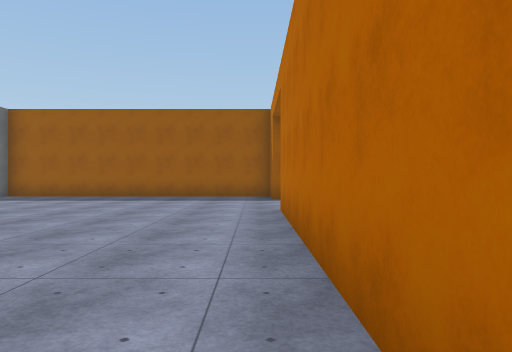
view 1 (above)

24 first-person views from a walk through a scene from a Unity 3-D project. The camera is 1.4 m above the floor, looks level and sees 70° across. The floor is counted in squares, 2 m on a side. Each view is taken from the middle of a square. On the plan, view 1 faces up. The plan holds only what a view shows up to about 11 squares ahead; the rest is blank. The place goes on beyond the plan. Surface patterns are stand-ins for the level's own textures.

view 2
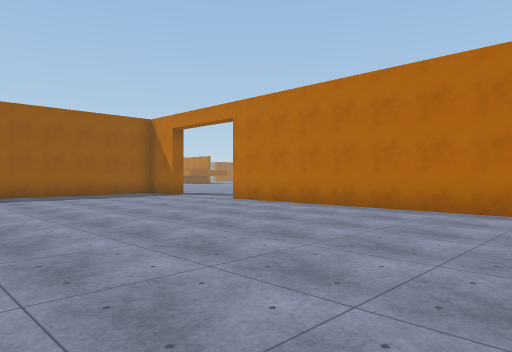

view 3
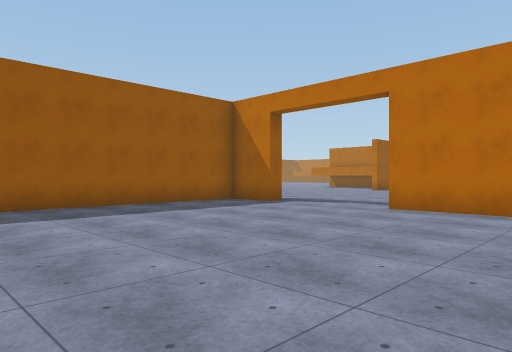

view 4
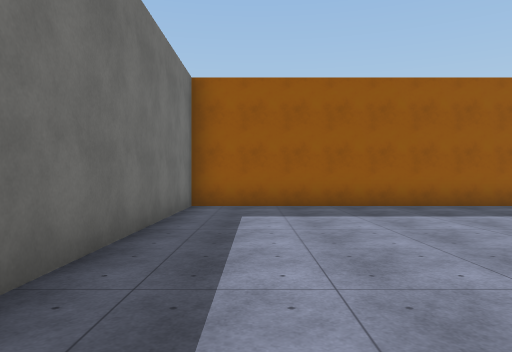

view 5
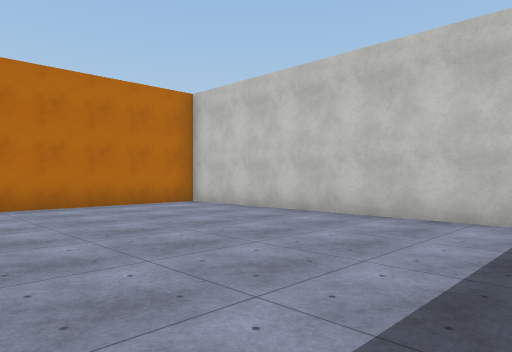

view 6
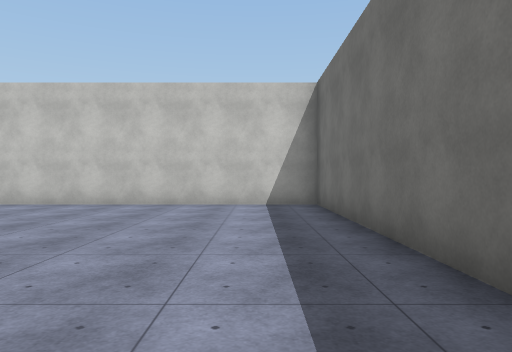

view 7
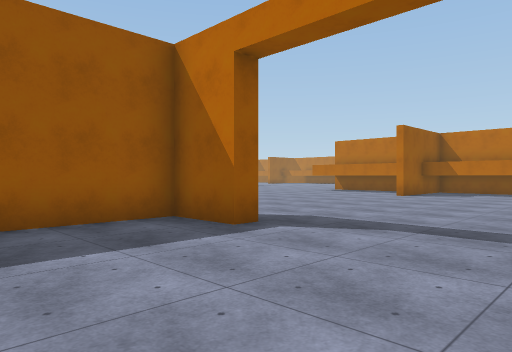

view 8
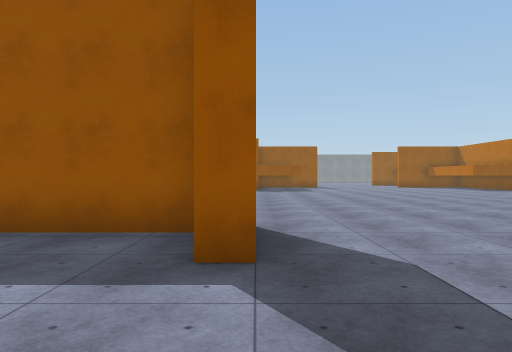

view 9
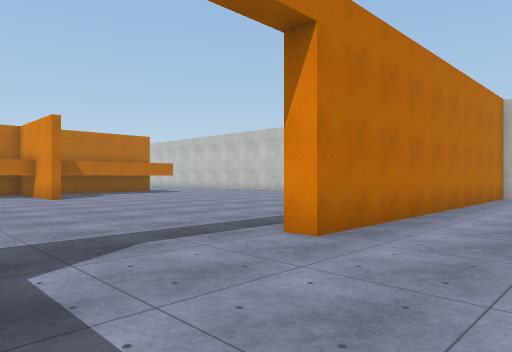

view 10
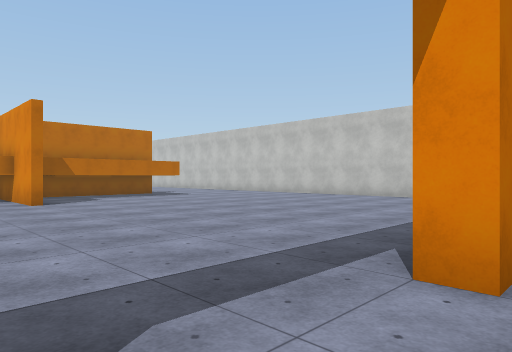

view 11
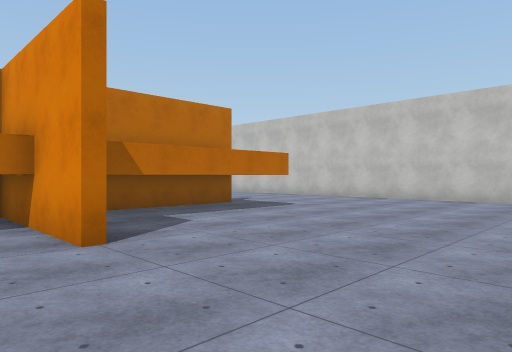

view 12
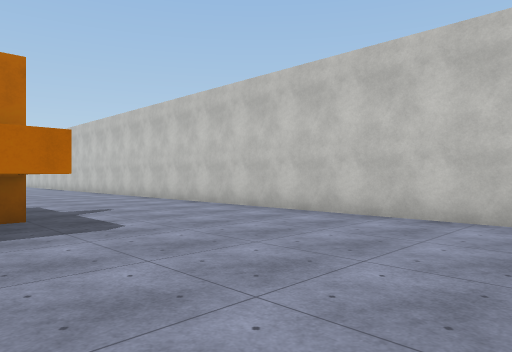

view 13
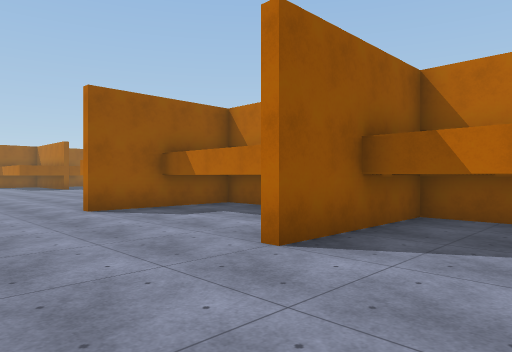

view 14
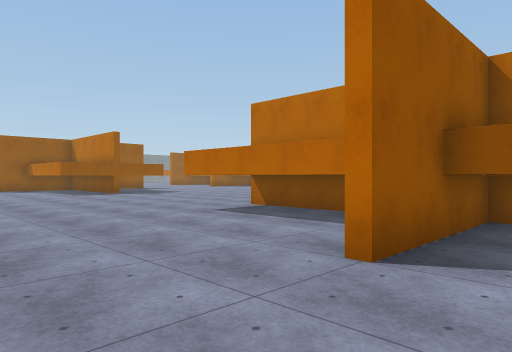

view 15
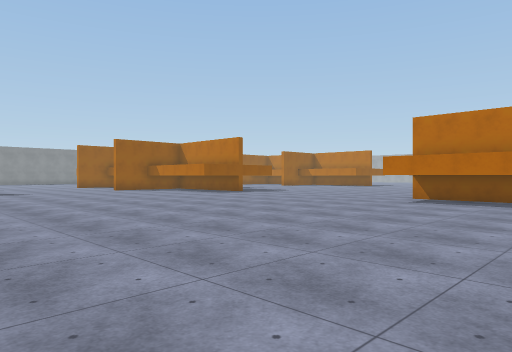

view 16
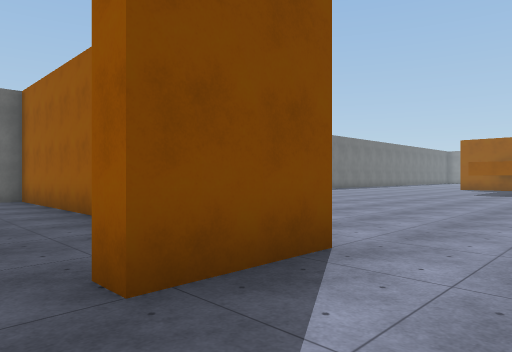

view 17
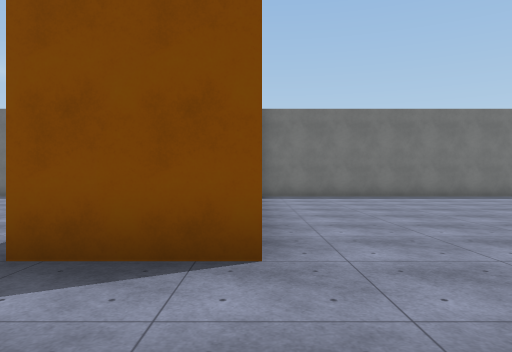

view 18
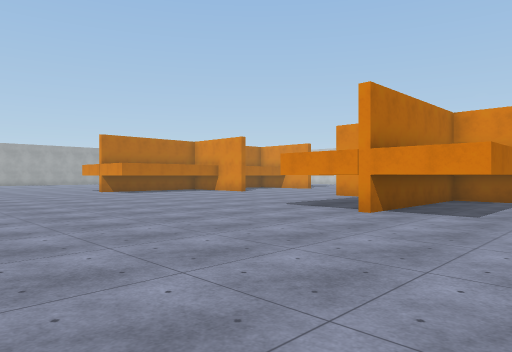

view 19
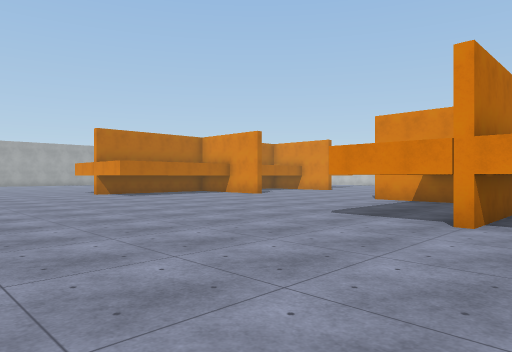

view 20
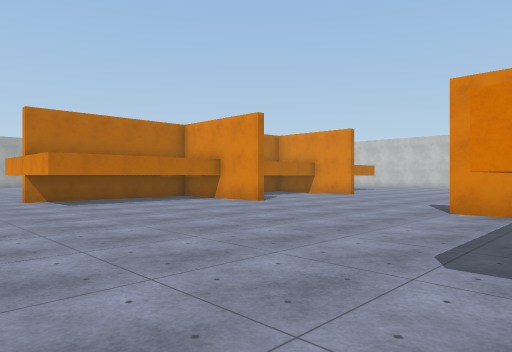

view 21
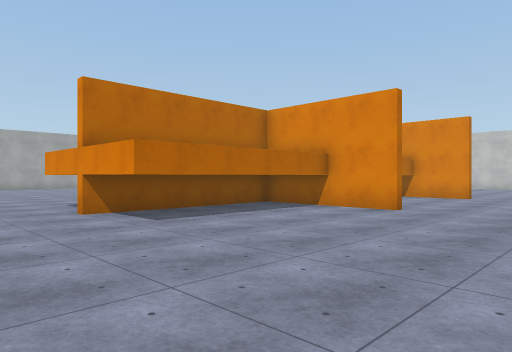

view 22
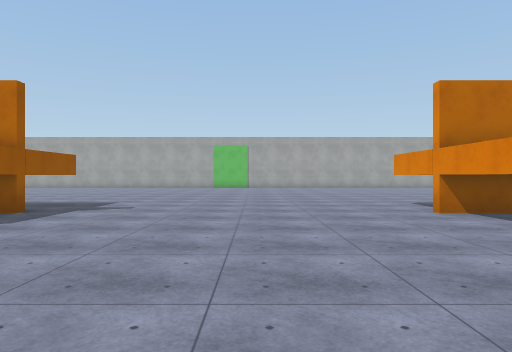

view 23
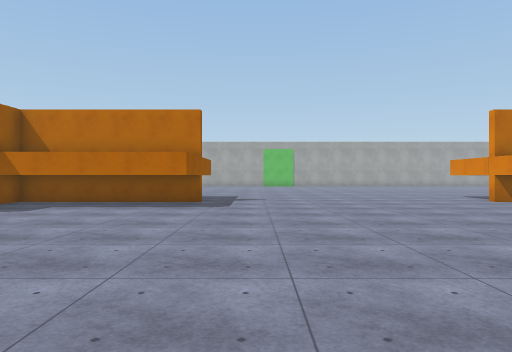

view 24
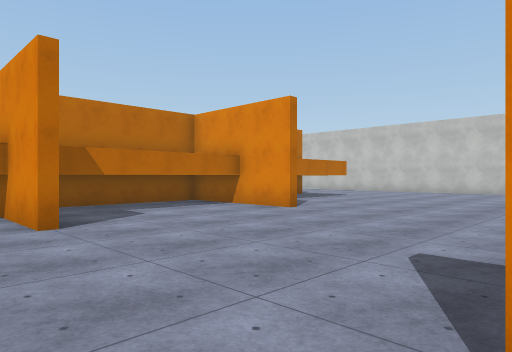

### Floor plan
Key: @ floor where view 1 was taken; # wall or solid block; . floor.
Columns run from 9 left of view 1 to 31 right of it. Each row starts with its distance up from view 1.
 29                                 .###
 28                               ...###
 27                              ....###  ..
 26              ..            ......#####..
 25              ...          ..............
 24              .... .. ..  ...............
 23          ..  ...........................
 22         ...  ...........................
 21        .... ............................
 20   ..  ..... ............................
 19   ......................................
 18   .......................................
 17   ...................####........#####...
 16   ...................##  ........###  ...
 15   ...................##  ........###
 14   ...................##  ........###
 13 ###########..........####........###
 12 #.........#........#### ###.....## #
 11 #.........#..........##   .......###
 10 #....................#     ......###
  9 #....................#     ......###
  8 #....................##    ......###
  7 #.........#........####    .....##
  6 #.........#..........##     .....
  5 #.........#..........##     .....
  4 #.........#..........##     .....
  3 #.........# .........##     ....
  2 #.........# ............... ...
  1 #.........#  .................
  0 #........@#  ... ............
 -1 #.........#      ...........
 -2 ###########      ##########

Where each view was taken, in squares from view 1:
view 1: 0 up, 0 right, facing up
view 2: 1 down, 7 left, facing up-right
view 3: 4 up, 7 left, facing up-right
view 4: 4 up, 7 left, facing up
view 5: 4 up, 8 left, facing down-right
view 6: 7 up, 7 left, facing down
view 7: 7 up, 3 left, facing up-right
view 8: 8 up, 1 right, facing up
view 9: 11 up, 2 left, facing down-right
view 10: 10 up, 0 right, facing down-right
view 11: 9 up, 6 right, facing down-right
view 12: 4 up, 7 right, facing down-right
view 13: 5 up, 7 right, facing up-right
view 14: 11 up, 7 right, facing up-right
view 15: 13 up, 2 right, facing up-right
view 16: 10 up, 3 right, facing up-left
view 17: 13 up, 4 right, facing left
view 18: 24 up, 10 right, facing down-right
view 19: 23 up, 12 right, facing down-right
view 20: 20 up, 15 right, facing down-right
view 21: 20 up, 19 right, facing down-right
view 22: 21 up, 19 right, facing right
view 23: 24 up, 16 right, facing right
view 24: 14 up, 17 right, facing down-right
